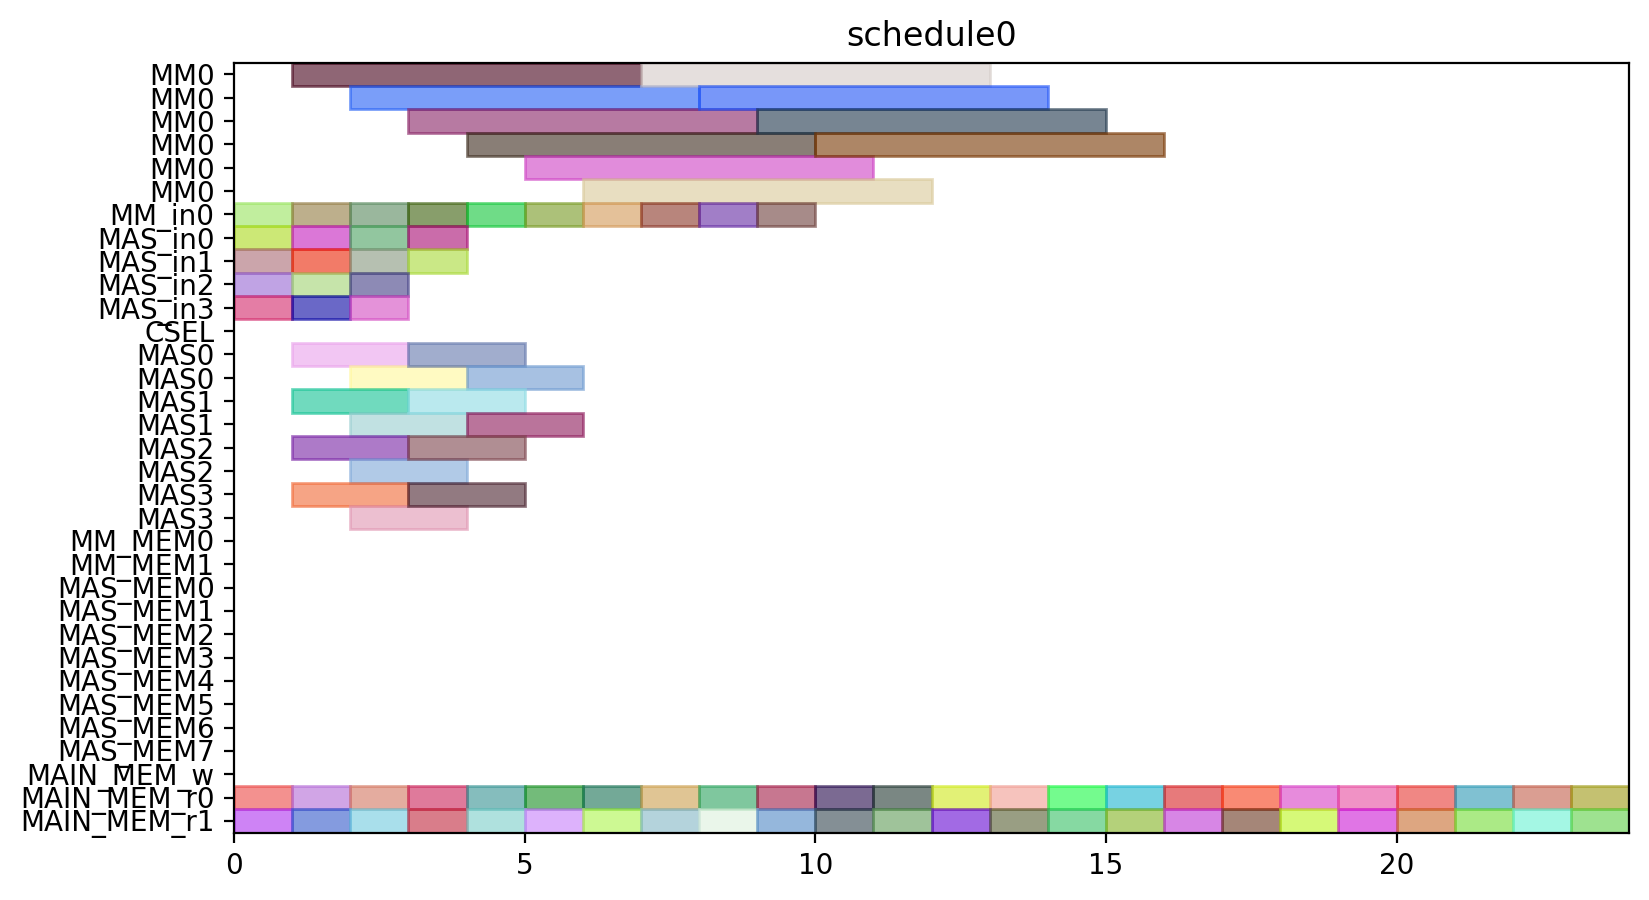

Generate this figure with Python:
from pyschedule import Scenario, solvers, plotters, alt


def solve():
	horizon = 90
	S = Scenario("schedule0", horizon=horizon)

	# resource
	MM = S.Resources('MM', num=1, size=6)
	MM_in = S.Resources('MM_in', num=1)
	MAS_in = S.Resources('MAS_in', num=4)
	CSEL = S.Resource('CSEL')
	MAS = S.Resources('MAS', num=4, size=2, periods=range(1, horizon))
	MM_MEM = S.Resources('MM_MEM', num=2)
	MAS_MEM = S.Resources('MAS_MEM', num=8)
	MAIN_MEM_w = S.Resource('MAIN_MEM_w', size=1)
	MAIN_MEM_r = S.Resources('MAIN_MEM_r', num=2)

	# result of previous scheduling

	# new tasks
	t0_t0 = S.Task('t0_t0', length=2, delay_cost=1)
	t0_t0 += alt(MAS)
	t0_t0_in = S.Task('t0_t0_in', length=1, delay_cost=1)
	t0_t0_in += alt(MAS_in)
	S += t0_t0_in*MAS_in[0]<=t0_t0*MAS[0]

	S += t0_t0_in*MAS_in[1]<=t0_t0*MAS[1]

	S += t0_t0_in*MAS_in[2]<=t0_t0*MAS[2]

	S += t0_t0_in*MAS_in[3]<=t0_t0*MAS[3]

	t0_t0_mem0 = S.Task('t0_t0_mem0', length=1, delay_cost=1)
	t0_t0_mem0 += MAIN_MEM_r[0]
	t0_t0_mem1 = S.Task('t0_t0_mem1', length=1, delay_cost=1)
	t0_t0_mem1 += MAIN_MEM_r[1]
	t0_t1 = S.Task('t0_t1', length=2, delay_cost=1)
	t0_t1 += alt(MAS)
	t0_t1_in = S.Task('t0_t1_in', length=1, delay_cost=1)
	t0_t1_in += alt(MAS_in)
	S += t0_t1_in*MAS_in[0]<=t0_t1*MAS[0]

	S += t0_t1_in*MAS_in[1]<=t0_t1*MAS[1]

	S += t0_t1_in*MAS_in[2]<=t0_t1*MAS[2]

	S += t0_t1_in*MAS_in[3]<=t0_t1*MAS[3]

	t0_t1_mem0 = S.Task('t0_t1_mem0', length=1, delay_cost=1)
	t0_t1_mem0 += MAIN_MEM_r[0]
	t0_t1_mem1 = S.Task('t0_t1_mem1', length=1, delay_cost=1)
	t0_t1_mem1 += MAIN_MEM_r[1]
	t0_t3 = S.Task('t0_t3', length=6, delay_cost=1)
	t0_t3 += alt(MM)
	t0_t3_in = S.Task('t0_t3_in', length=1, delay_cost=1)
	t0_t3_in += alt(MM_in)
	S += t0_t3_in*MM_in[0]<=t0_t3*MM[0]

	t0_t3_mem0 = S.Task('t0_t3_mem0', length=1, delay_cost=1)
	t0_t3_mem0 += MAIN_MEM_r[0]
	t0_t3_mem1 = S.Task('t0_t3_mem1', length=1, delay_cost=1)
	t0_t3_mem1 += MAIN_MEM_r[1]
	t10 = S.Task('t10', length=2, delay_cost=1)
	t10 += alt(MAS)
	t10_in = S.Task('t10_in', length=1, delay_cost=1)
	t10_in += alt(MAS_in)
	S += t10_in*MAS_in[0]<=t10*MAS[0]

	S += t10_in*MAS_in[1]<=t10*MAS[1]

	S += t10_in*MAS_in[2]<=t10*MAS[2]

	S += t10_in*MAS_in[3]<=t10*MAS[3]

	t10_mem0 = S.Task('t10_mem0', length=1, delay_cost=1)
	t10_mem0 += MAIN_MEM_r[0]
	t10_mem1 = S.Task('t10_mem1', length=1, delay_cost=1)
	t10_mem1 += MAIN_MEM_r[1]
	t11 = S.Task('t11', length=2, delay_cost=1)
	t11 += alt(MAS)
	t11_in = S.Task('t11_in', length=1, delay_cost=1)
	t11_in += alt(MAS_in)
	S += t11_in*MAS_in[0]<=t11*MAS[0]

	S += t11_in*MAS_in[1]<=t11*MAS[1]

	S += t11_in*MAS_in[2]<=t11*MAS[2]

	S += t11_in*MAS_in[3]<=t11*MAS[3]

	t11_mem0 = S.Task('t11_mem0', length=1, delay_cost=1)
	t11_mem0 += MAIN_MEM_r[0]
	t11_mem1 = S.Task('t11_mem1', length=1, delay_cost=1)
	t11_mem1 += MAIN_MEM_r[1]
	t3_t0 = S.Task('t3_t0', length=6, delay_cost=1)
	t3_t0 += alt(MM)
	t3_t0_in = S.Task('t3_t0_in', length=1, delay_cost=1)
	t3_t0_in += alt(MM_in)
	S += t3_t0_in*MM_in[0]<=t3_t0*MM[0]

	t3_t0_mem0 = S.Task('t3_t0_mem0', length=1, delay_cost=1)
	t3_t0_mem0 += MAIN_MEM_r[0]
	t3_t0_mem1 = S.Task('t3_t0_mem1', length=1, delay_cost=1)
	t3_t0_mem1 += MAIN_MEM_r[1]
	t3_t1 = S.Task('t3_t1', length=6, delay_cost=1)
	t3_t1 += alt(MM)
	t3_t1_in = S.Task('t3_t1_in', length=1, delay_cost=1)
	t3_t1_in += alt(MM_in)
	S += t3_t1_in*MM_in[0]<=t3_t1*MM[0]

	t3_t1_mem0 = S.Task('t3_t1_mem0', length=1, delay_cost=1)
	t3_t1_mem0 += MAIN_MEM_r[0]
	t3_t1_mem1 = S.Task('t3_t1_mem1', length=1, delay_cost=1)
	t3_t1_mem1 += MAIN_MEM_r[1]
	t3_t2 = S.Task('t3_t2', length=2, delay_cost=1)
	t3_t2 += alt(MAS)
	t3_t2_in = S.Task('t3_t2_in', length=1, delay_cost=1)
	t3_t2_in += alt(MAS_in)
	S += t3_t2_in*MAS_in[0]<=t3_t2*MAS[0]

	S += t3_t2_in*MAS_in[1]<=t3_t2*MAS[1]

	S += t3_t2_in*MAS_in[2]<=t3_t2*MAS[2]

	S += t3_t2_in*MAS_in[3]<=t3_t2*MAS[3]

	t3_t2_mem0 = S.Task('t3_t2_mem0', length=1, delay_cost=1)
	t3_t2_mem0 += MAIN_MEM_r[0]
	t3_t2_mem1 = S.Task('t3_t2_mem1', length=1, delay_cost=1)
	t3_t2_mem1 += MAIN_MEM_r[1]
	t3_t3 = S.Task('t3_t3', length=2, delay_cost=1)
	t3_t3 += alt(MAS)
	t3_t3_in = S.Task('t3_t3_in', length=1, delay_cost=1)
	t3_t3_in += alt(MAS_in)
	S += t3_t3_in*MAS_in[0]<=t3_t3*MAS[0]

	S += t3_t3_in*MAS_in[1]<=t3_t3*MAS[1]

	S += t3_t3_in*MAS_in[2]<=t3_t3*MAS[2]

	S += t3_t3_in*MAS_in[3]<=t3_t3*MAS[3]

	t3_t3_mem0 = S.Task('t3_t3_mem0', length=1, delay_cost=1)
	t3_t3_mem0 += MAIN_MEM_r[0]
	t3_t3_mem1 = S.Task('t3_t3_mem1', length=1, delay_cost=1)
	t3_t3_mem1 += MAIN_MEM_r[1]
	t4_t0 = S.Task('t4_t0', length=2, delay_cost=1)
	t4_t0 += alt(MAS)
	t4_t0_in = S.Task('t4_t0_in', length=1, delay_cost=1)
	t4_t0_in += alt(MAS_in)
	S += t4_t0_in*MAS_in[0]<=t4_t0*MAS[0]

	S += t4_t0_in*MAS_in[1]<=t4_t0*MAS[1]

	S += t4_t0_in*MAS_in[2]<=t4_t0*MAS[2]

	S += t4_t0_in*MAS_in[3]<=t4_t0*MAS[3]

	t4_t0_mem0 = S.Task('t4_t0_mem0', length=1, delay_cost=1)
	t4_t0_mem0 += MAIN_MEM_r[0]
	t4_t0_mem1 = S.Task('t4_t0_mem1', length=1, delay_cost=1)
	t4_t0_mem1 += MAIN_MEM_r[1]
	t4_t1 = S.Task('t4_t1', length=2, delay_cost=1)
	t4_t1 += alt(MAS)
	t4_t1_in = S.Task('t4_t1_in', length=1, delay_cost=1)
	t4_t1_in += alt(MAS_in)
	S += t4_t1_in*MAS_in[0]<=t4_t1*MAS[0]

	S += t4_t1_in*MAS_in[1]<=t4_t1*MAS[1]

	S += t4_t1_in*MAS_in[2]<=t4_t1*MAS[2]

	S += t4_t1_in*MAS_in[3]<=t4_t1*MAS[3]

	t4_t1_mem0 = S.Task('t4_t1_mem0', length=1, delay_cost=1)
	t4_t1_mem0 += MAIN_MEM_r[0]
	t4_t1_mem1 = S.Task('t4_t1_mem1', length=1, delay_cost=1)
	t4_t1_mem1 += MAIN_MEM_r[1]
	t4_t3 = S.Task('t4_t3', length=6, delay_cost=1)
	t4_t3 += alt(MM)
	t4_t3_in = S.Task('t4_t3_in', length=1, delay_cost=1)
	t4_t3_in += alt(MM_in)
	S += t4_t3_in*MM_in[0]<=t4_t3*MM[0]

	t4_t3_mem0 = S.Task('t4_t3_mem0', length=1, delay_cost=1)
	t4_t3_mem0 += MAIN_MEM_r[0]
	t4_t3_mem1 = S.Task('t4_t3_mem1', length=1, delay_cost=1)
	t4_t3_mem1 += MAIN_MEM_r[1]
	t5_t0 = S.Task('t5_t0', length=6, delay_cost=1)
	t5_t0 += alt(MM)
	t5_t0_in = S.Task('t5_t0_in', length=1, delay_cost=1)
	t5_t0_in += alt(MM_in)
	S += t5_t0_in*MM_in[0]<=t5_t0*MM[0]

	t5_t0_mem0 = S.Task('t5_t0_mem0', length=1, delay_cost=1)
	t5_t0_mem0 += MAIN_MEM_r[0]
	t5_t0_mem1 = S.Task('t5_t0_mem1', length=1, delay_cost=1)
	t5_t0_mem1 += MAIN_MEM_r[1]
	t5_t1 = S.Task('t5_t1', length=6, delay_cost=1)
	t5_t1 += alt(MM)
	t5_t1_in = S.Task('t5_t1_in', length=1, delay_cost=1)
	t5_t1_in += alt(MM_in)
	S += t5_t1_in*MM_in[0]<=t5_t1*MM[0]

	t5_t1_mem0 = S.Task('t5_t1_mem0', length=1, delay_cost=1)
	t5_t1_mem0 += MAIN_MEM_r[0]
	t5_t1_mem1 = S.Task('t5_t1_mem1', length=1, delay_cost=1)
	t5_t1_mem1 += MAIN_MEM_r[1]
	t5_t2 = S.Task('t5_t2', length=2, delay_cost=1)
	t5_t2 += alt(MAS)
	t5_t2_in = S.Task('t5_t2_in', length=1, delay_cost=1)
	t5_t2_in += alt(MAS_in)
	S += t5_t2_in*MAS_in[0]<=t5_t2*MAS[0]

	S += t5_t2_in*MAS_in[1]<=t5_t2*MAS[1]

	S += t5_t2_in*MAS_in[2]<=t5_t2*MAS[2]

	S += t5_t2_in*MAS_in[3]<=t5_t2*MAS[3]

	t5_t2_mem0 = S.Task('t5_t2_mem0', length=1, delay_cost=1)
	t5_t2_mem0 += MAIN_MEM_r[0]
	t5_t2_mem1 = S.Task('t5_t2_mem1', length=1, delay_cost=1)
	t5_t2_mem1 += MAIN_MEM_r[1]
	t5_t3 = S.Task('t5_t3', length=2, delay_cost=1)
	t5_t3 += alt(MAS)
	t5_t3_in = S.Task('t5_t3_in', length=1, delay_cost=1)
	t5_t3_in += alt(MAS_in)
	S += t5_t3_in*MAS_in[0]<=t5_t3*MAS[0]

	S += t5_t3_in*MAS_in[1]<=t5_t3*MAS[1]

	S += t5_t3_in*MAS_in[2]<=t5_t3*MAS[2]

	S += t5_t3_in*MAS_in[3]<=t5_t3*MAS[3]

	t5_t3_mem0 = S.Task('t5_t3_mem0', length=1, delay_cost=1)
	t5_t3_mem0 += MAIN_MEM_r[0]
	t5_t3_mem1 = S.Task('t5_t3_mem1', length=1, delay_cost=1)
	t5_t3_mem1 += MAIN_MEM_r[1]
	t6_t0 = S.Task('t6_t0', length=6, delay_cost=1)
	t6_t0 += alt(MM)
	t6_t0_in = S.Task('t6_t0_in', length=1, delay_cost=1)
	t6_t0_in += alt(MM_in)
	S += t6_t0_in*MM_in[0]<=t6_t0*MM[0]

	t6_t0_mem0 = S.Task('t6_t0_mem0', length=1, delay_cost=1)
	t6_t0_mem0 += MAIN_MEM_r[0]
	t6_t0_mem1 = S.Task('t6_t0_mem1', length=1, delay_cost=1)
	t6_t0_mem1 += MAIN_MEM_r[1]
	t6_t1 = S.Task('t6_t1', length=6, delay_cost=1)
	t6_t1 += alt(MM)
	t6_t1_in = S.Task('t6_t1_in', length=1, delay_cost=1)
	t6_t1_in += alt(MM_in)
	S += t6_t1_in*MM_in[0]<=t6_t1*MM[0]

	t6_t1_mem0 = S.Task('t6_t1_mem0', length=1, delay_cost=1)
	t6_t1_mem0 += MAIN_MEM_r[0]
	t6_t1_mem1 = S.Task('t6_t1_mem1', length=1, delay_cost=1)
	t6_t1_mem1 += MAIN_MEM_r[1]
	t6_t2 = S.Task('t6_t2', length=2, delay_cost=1)
	t6_t2 += alt(MAS)
	t6_t2_in = S.Task('t6_t2_in', length=1, delay_cost=1)
	t6_t2_in += alt(MAS_in)
	S += t6_t2_in*MAS_in[0]<=t6_t2*MAS[0]

	S += t6_t2_in*MAS_in[1]<=t6_t2*MAS[1]

	S += t6_t2_in*MAS_in[2]<=t6_t2*MAS[2]

	S += t6_t2_in*MAS_in[3]<=t6_t2*MAS[3]

	t6_t2_mem0 = S.Task('t6_t2_mem0', length=1, delay_cost=1)
	t6_t2_mem0 += MAIN_MEM_r[0]
	t6_t2_mem1 = S.Task('t6_t2_mem1', length=1, delay_cost=1)
	t6_t2_mem1 += MAIN_MEM_r[1]
	t6_t3 = S.Task('t6_t3', length=2, delay_cost=1)
	t6_t3 += alt(MAS)
	t6_t3_in = S.Task('t6_t3_in', length=1, delay_cost=1)
	t6_t3_in += alt(MAS_in)
	S += t6_t3_in*MAS_in[0]<=t6_t3*MAS[0]

	S += t6_t3_in*MAS_in[1]<=t6_t3*MAS[1]

	S += t6_t3_in*MAS_in[2]<=t6_t3*MAS[2]

	S += t6_t3_in*MAS_in[3]<=t6_t3*MAS[3]

	t6_t3_mem0 = S.Task('t6_t3_mem0', length=1, delay_cost=1)
	t6_t3_mem0 += MAIN_MEM_r[0]
	t6_t3_mem1 = S.Task('t6_t3_mem1', length=1, delay_cost=1)
	t6_t3_mem1 += MAIN_MEM_r[1]
	t7_t0 = S.Task('t7_t0', length=6, delay_cost=1)
	t7_t0 += alt(MM)
	t7_t0_in = S.Task('t7_t0_in', length=1, delay_cost=1)
	t7_t0_in += alt(MM_in)
	S += t7_t0_in*MM_in[0]<=t7_t0*MM[0]

	t7_t0_mem0 = S.Task('t7_t0_mem0', length=1, delay_cost=1)
	t7_t0_mem0 += MAIN_MEM_r[0]
	t7_t0_mem1 = S.Task('t7_t0_mem1', length=1, delay_cost=1)
	t7_t0_mem1 += MAIN_MEM_r[1]
	t7_t1 = S.Task('t7_t1', length=6, delay_cost=1)
	t7_t1 += alt(MM)
	t7_t1_in = S.Task('t7_t1_in', length=1, delay_cost=1)
	t7_t1_in += alt(MM_in)
	S += t7_t1_in*MM_in[0]<=t7_t1*MM[0]

	t7_t1_mem0 = S.Task('t7_t1_mem0', length=1, delay_cost=1)
	t7_t1_mem0 += MAIN_MEM_r[0]
	t7_t1_mem1 = S.Task('t7_t1_mem1', length=1, delay_cost=1)
	t7_t1_mem1 += MAIN_MEM_r[1]
	t7_t2 = S.Task('t7_t2', length=2, delay_cost=1)
	t7_t2 += alt(MAS)
	t7_t2_in = S.Task('t7_t2_in', length=1, delay_cost=1)
	t7_t2_in += alt(MAS_in)
	S += t7_t2_in*MAS_in[0]<=t7_t2*MAS[0]

	S += t7_t2_in*MAS_in[1]<=t7_t2*MAS[1]

	S += t7_t2_in*MAS_in[2]<=t7_t2*MAS[2]

	S += t7_t2_in*MAS_in[3]<=t7_t2*MAS[3]

	t7_t2_mem0 = S.Task('t7_t2_mem0', length=1, delay_cost=1)
	t7_t2_mem0 += MAIN_MEM_r[0]
	t7_t2_mem1 = S.Task('t7_t2_mem1', length=1, delay_cost=1)
	t7_t2_mem1 += MAIN_MEM_r[1]
	t7_t3 = S.Task('t7_t3', length=2, delay_cost=1)
	t7_t3 += alt(MAS)
	t7_t3_in = S.Task('t7_t3_in', length=1, delay_cost=1)
	t7_t3_in += alt(MAS_in)
	S += t7_t3_in*MAS_in[0]<=t7_t3*MAS[0]

	S += t7_t3_in*MAS_in[1]<=t7_t3*MAS[1]

	S += t7_t3_in*MAS_in[2]<=t7_t3*MAS[2]

	S += t7_t3_in*MAS_in[3]<=t7_t3*MAS[3]

	t7_t3_mem0 = S.Task('t7_t3_mem0', length=1, delay_cost=1)
	t7_t3_mem0 += MAIN_MEM_r[0]
	t7_t3_mem1 = S.Task('t7_t3_mem1', length=1, delay_cost=1)
	t7_t3_mem1 += MAIN_MEM_r[1]
	solvers.mip.solve(S,msg=1,kind='CPLEX',ratio_gap=1.01)

	solution = [['hoge']*len(S.solution()[1]) for i in range(len(S.solution()))]
	for i in range(len(S.solution())):
		for j in range(len(S.solution()[i])):
			solution[i][j]=str(S.solution()[i][j])
	print(solution)

	cycles = int(solution[-1][3])

	pic_file_name = "/home/mfukuda/ABE/multiRAM_multiMAS_16mux/scheduling_result/stage6MM1_stage2MAS4/SQR012345/schedule0.png"
	if(S.solution() != []):
		plotters.matplotlib.plot(S,img_filename=pic_file_name, show_task_labels=False, fig_size=(cycles*0.25+3, 5))

	return solution
